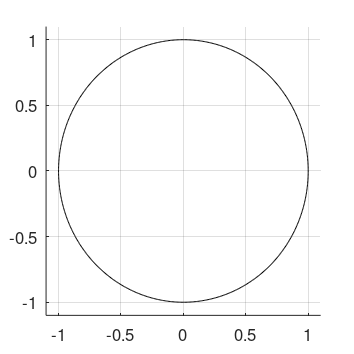

Reproduce this figure in MATLAB. (Note: this script raises an error after producing the figure.)
x=[0:pi/300:2*pi];
close all;
%set(0,'defaultAxesFontSize', 40);
% set(gca,'FontSize',15)
% hold on
% grid on
% axis([-1.1 1.1 -1.1 1.1])
% 
% x1=[1.20:pi/300:1.94];
% x2=[4.34:pi/300:5.08];
% plot(cos(x),sin(x),'k')
% plot(cos(x1),sin(x1),'r','LineWidth',2)
% plot(cos(x2),sin(x2),'r','LineWidth',2)
% 
% y=[0:pi/20:2*pi];
% y1=cos(y);
% y2=sin(y);
% q=quiver(y1,y2,-2*y1,0.3*y2,'MaxHeadSize',0.1);
% 
% xlabel('x1','FontWeight','bold')
% ylabel('x2','FontWeight','bold')
% 
% pbaspect([1 1 1])
% 
% U=q.UData;
% V=q.VData;
% X=q.XData;
% Y=q.YData;

figure
set(gcf,'paperunits','centimeters','papersize',[9 9],'paperposition',[0 0 9 9])
set(gca,'FontSize',12)
hold on
grid on
axis([-1.1 1.1 -1.1 1.1])
plot(cos(x),sin(x),'k')
plot(cos(x1),sin(x1),'r','LineWidth',2)
plot(cos(x2),sin(x2),'r','LineWidth',2)

X=[X 0 0];
Y=[Y 1 -1];
U=[U 0 0];
V=[V 0.3 -0.3];
for i = 1:length(Y)
        ah = annotation('arrow','Color','b',...
            'headStyle','cback1','HeadLength',5,'HeadWidth',5);
        set(ah,'parent',gca);
        set(ah,'position',[X(i) Y(i) 0.2*U(i) 0.2*V(i)]);
end

pbaspect([1 1 1])
xlabel('x1')
ylabel('x2')
return;
figure
set(gca,'FontSize',12)

hold on
grid on
axis([-1.1 1.1 -1.1 1.1])
x1=[1.50:pi/300:1.64];
x2=[4.64:pi/300:4.78];

plot(cos(x),sin(x),'k')
plot(cos(x1),sin(x1),'r','LineWidth',2)
plot(cos(x2),sin(x2),'r','LineWidth',2)

q1=quiver(y1,y2,-2*y1,0.01*y2);

xlabel('x1','FontWeight','bold')
ylabel('x2','FontWeight','bold')
pbaspect([1 1 1])

U1=q1.UData;
V1=q1.VData;
X1=q1.XData;
Y1=q1.YData;

figure
set(gca,'FontSize',15)
%set(gcf,'Position', [100, 100, 100 100]);
hold on
grid on
axis([-1.1 1.1 -1.1 1.1])
plot(cos(x),sin(x),'k')
plot(cos(x1),sin(x1),'r','LineWidth',2)
plot(cos(x2),sin(x2),'r','LineWidth',2)
X1=[X1 0 0];
Y1=[Y1 1 -1];
U1=[U1 0 0];
V1=[V1 0.01 -0.01];

for i = 1:length(Y1)
        ah = annotation('arrow','Color','b',...
            'headStyle','cback1','HeadLength',5,'HeadWidth',5);
        set(ah,'parent',gca);
        set(ah,'position',[X1(i) Y1(i) 0.2*U1(i) 0.2*V1(i)]);
end


xlabel('x1')
ylabel('x2')
pbaspect([1 1 1])
%hTitle = title('Title of the plot');
%set(hTitle,'FontSize',30)